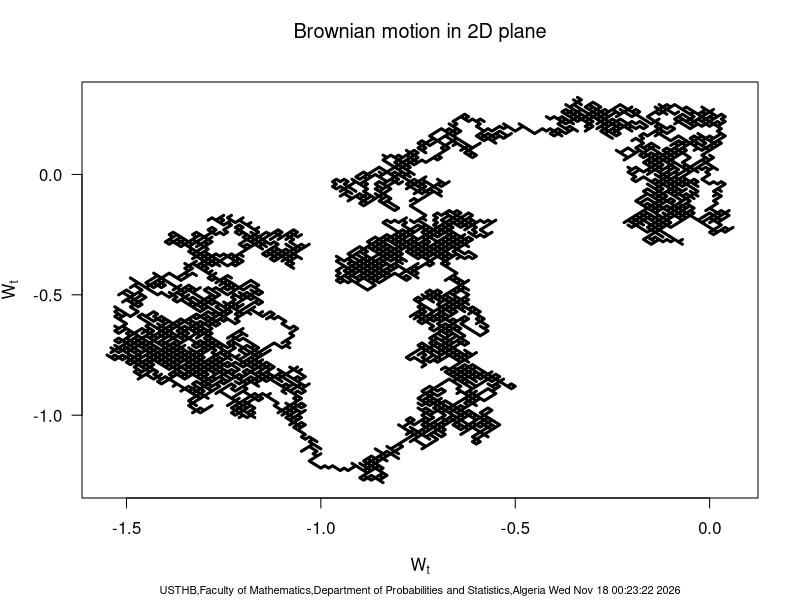

Recreate this plot in R.
## Sat Dec 25 16:15:16 2010
## Guidoum Arsalane (PG-PS/USTHB)
## Brownian trajectory in 2D (O,X,Y)
## N  Size of process  
## T  Final time
## t0 Initial time
## x0 Initial value

N=10000;t0=0;x0=0;T=1;
t = seq(t0,T,length=N+1)
dt = (T-t0)/N
u = runif(N,0,1)
o = rep(1,N)
o[ which( u < 0.5) ]= -1
w1 = c(x0,cumsum(o)*sqrt(dt))
u1 = runif(N,0,1)
o1 = rep(1,N)
o1[ which( u1 < 0.5) ]= -1
w2 = c(x0,cumsum(o1)*sqrt(dt))
plot(w1,w2,las=1,lwd=3,type="l",xlab=expression(W[t]),ylab=expression(W[t]))
mtext("Brownian motion in 2D plane",line=2,cex=1.2) 
mtext(paste("USTHB,Faculty of Mathematics,Department of Probabilities and Statistics,Algeria",date()),
      side = 1, line = 4, adj = 0.5, cex = .66)


